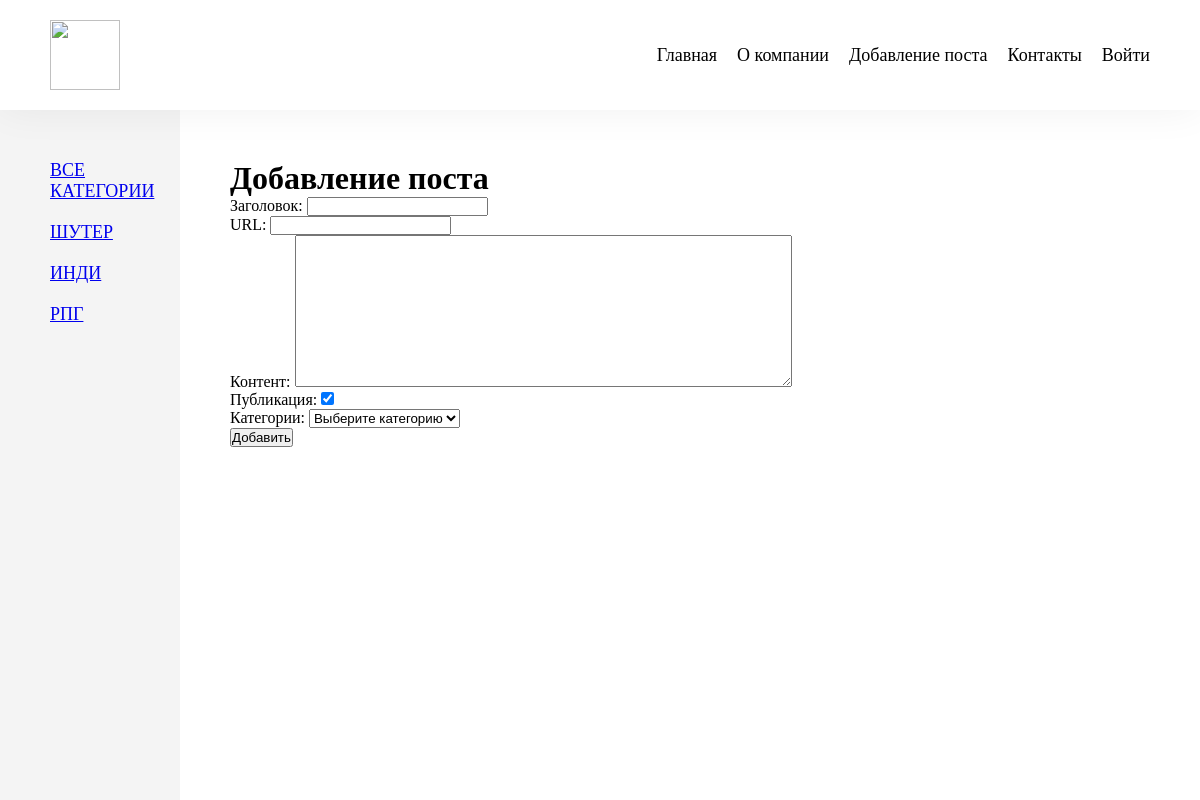
/addpost/, run on the app's committed database.
### index/models.py (models this page shows)
class Category(models.Model):
    name = models.CharField(max_length=100, db_index=True, verbose_name='Категория')
    slug = models.SlugField(max_length=255, unique=True, db_index=True, verbose_name='URL')
    def __str__(self):
        return self.name
    def get_absolute_url(self):
        return reverse('category', kwargs={'cat_id': self.pk})
    class Meta:
        verbose_name = 'Категория'
        verbose_name_plural = 'Категории'
        ordering = ['id']

### index/views.py (the view)
# urls.py: path('addpost/', addpost, name='addpost'),
def addpost(request):
    if request.method == 'POST':
        form = AddPostForm(request.POST)
        if form.is_valid():
            try:
                Info.objects.create(**form.cleaned_data)
                return redirect('home')
            except:
                form.add_error(None, 'Ошибка добавления')
    else:
        form = AddPostForm()
    context = {
        'title': 'Добавление поста',
        'form': form,
    }
    return render(request, 'index/addpost.html', context=context)

### index/forms.py
class AddPostForm(forms.Form):
    title = forms.CharField(max_length=255, label='Заголовок', widget=forms.TextInput(attrs={'class': 'form__input'}))
    slug = forms.SlugField(max_length=255, label='URL')
    content = forms.CharField(widget=forms.Textarea(attrs={'cols': 60, 'rows':10}), label='Контент', required=False)
    is_published = forms.BooleanField(label='Публикация', initial=True)
    category = forms.ModelChoiceField(queryset=Category.objects.all(), label='Категории', empty_label='Выберите категорию')

### index/templatetags/index_tags.py (called while the page is built)
@register.inclusion_tag('index/list_categories.html')
def show_categories(sort=None, cat_selected=0):
    if not sort:
        cats = Category.objects.all()
    else:
        cats = Category.objects.order_by(sort)
    return {'cats': cats, 'cat_selected': cat_selected}

@register.inclusion_tag('index/header.html')
def show_header():
    menu = [
        {'title': 'Главная', 'url_name': 'home'},
        {'title': 'О компании', 'url_name': 'about'},
        {'title': 'Добавление поста', 'url_name': 'addpost'},
        {'title': 'Контакты', 'url_name': 'contact'},
        {'title': 'Войти', 'url_name': 'login'}
    ]
    return {'menu': menu}

### index/templates/index/addpost.html (shortened to what this page needs)
{% extends 'index/base.html' %}
{% block content %}
    <div class="content">
        <h1>{{ title }}</h1>
        <form action="{% url 'addpost' %}" method="post" class="form">
            {% for field in form %}
                <div class="form__row">
                    <label class="form__label" for="field.id_for_label">{{ field.label }}: </label>
                    {{ field }}
                </div>
            {% endfor %}
            <button type="submit">Добавить</button>
        </form>
    </div>
{% endblock %}

### index/templates/index/list_categories.html
{% for cat in cats %}
    {% if cat.pk == cat_selected %}
        <li class="selected">{{ cat.name }}</li>
    {% else %}
        <li><a href="{{ cat.get_absolute_url }}">{{ cat.name }}</a></li>
    {% endif %}
{% endfor %}

### index/static/index/css/style.css (style rules this page uses)
html { height: 100%; scroll-behavior: smooth; }
*, *::before, *::after { padding: 0; margin: 0; box-sizing: border-box; }
body { display: flex; min-height: 100vh; flex-direction: column; }
.sidebar li { text-transform: uppercase; font-size: 18px; }
.content { padding: 50px; }

### data on the page
Category: name "ШУТЕР"
Category: name "ИНДИ"
Category: name "РПГ"

### other printed values
{{ item.title }} "Главная" "О компании" "Добавление поста" "Контакты" "Войти"
{{ title }} "Добавление поста"
{{ field.label }} "Заголовок" "URL" "Контент" "Публикация" "Категории"
